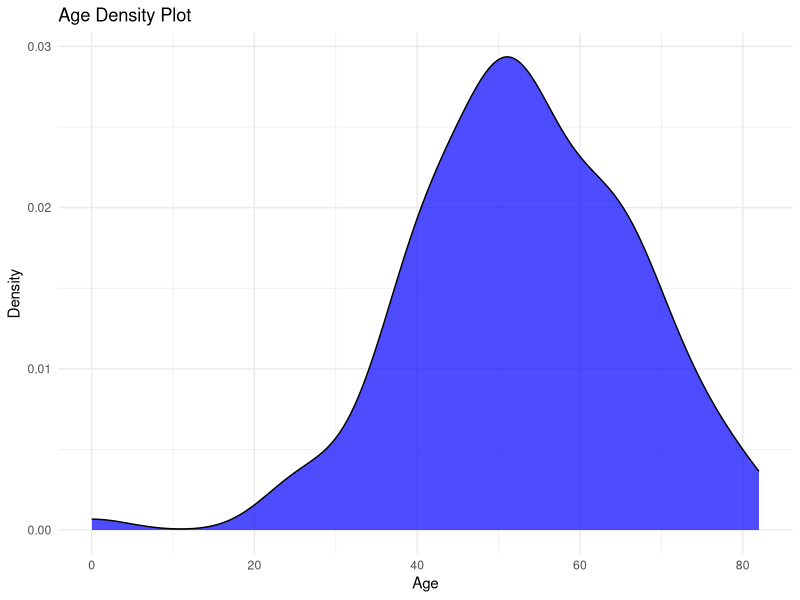
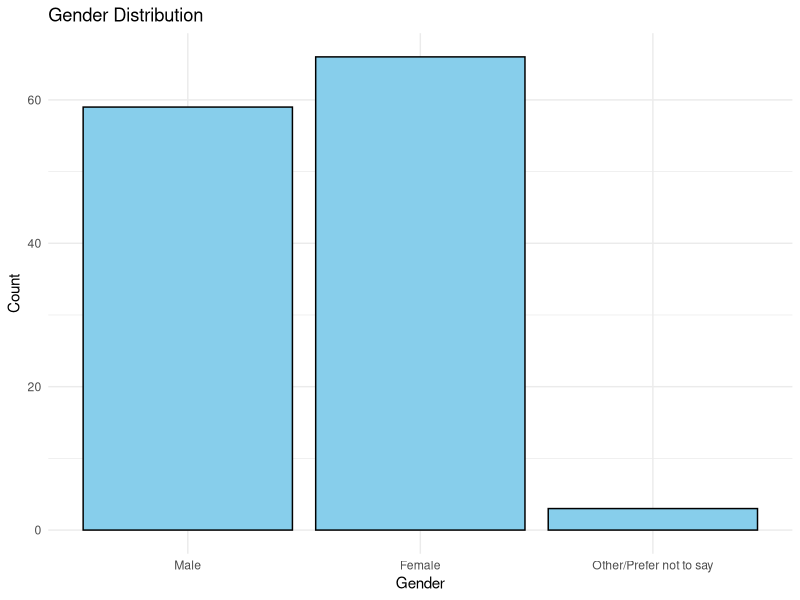
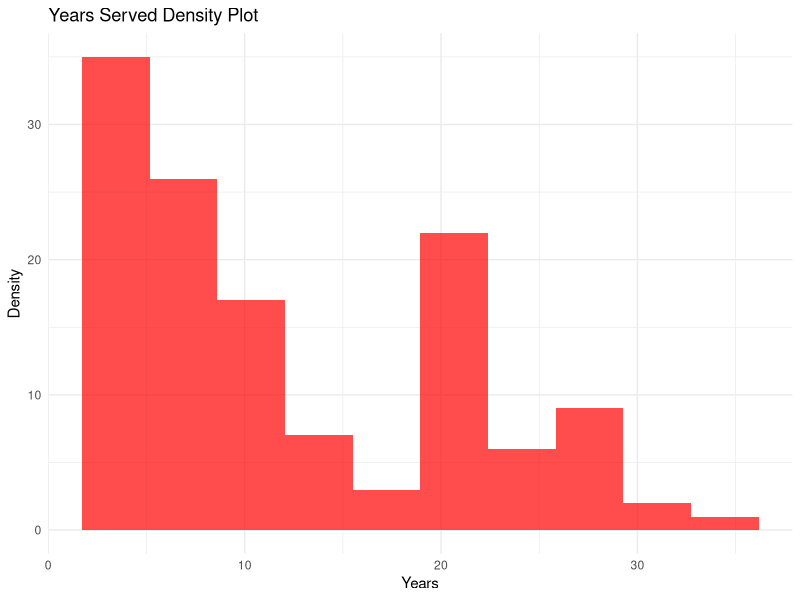
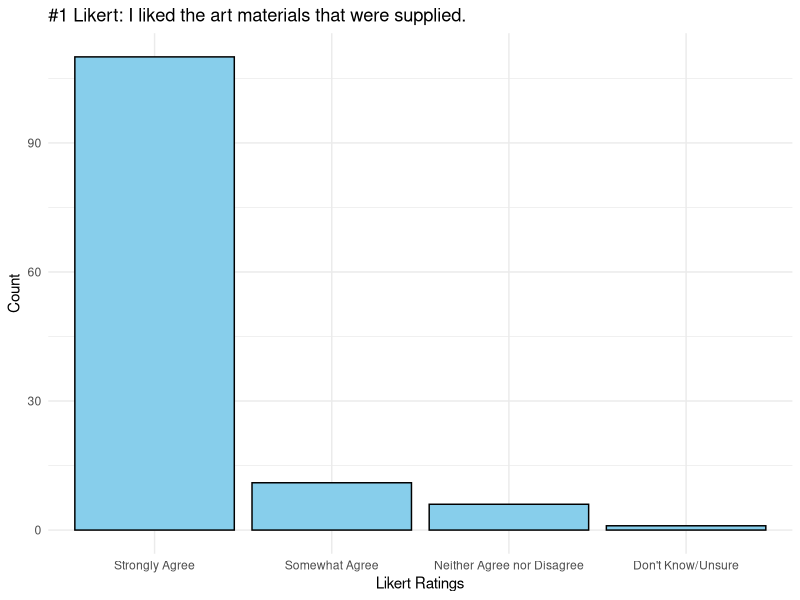
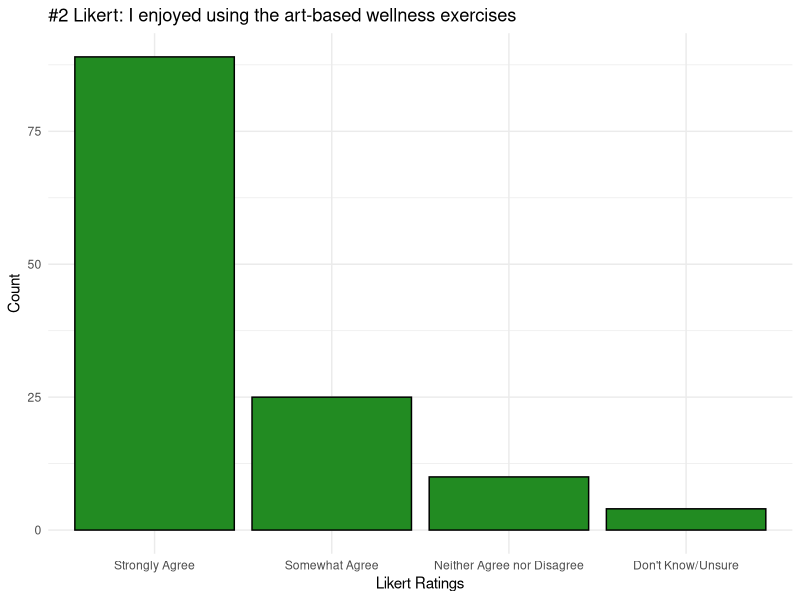
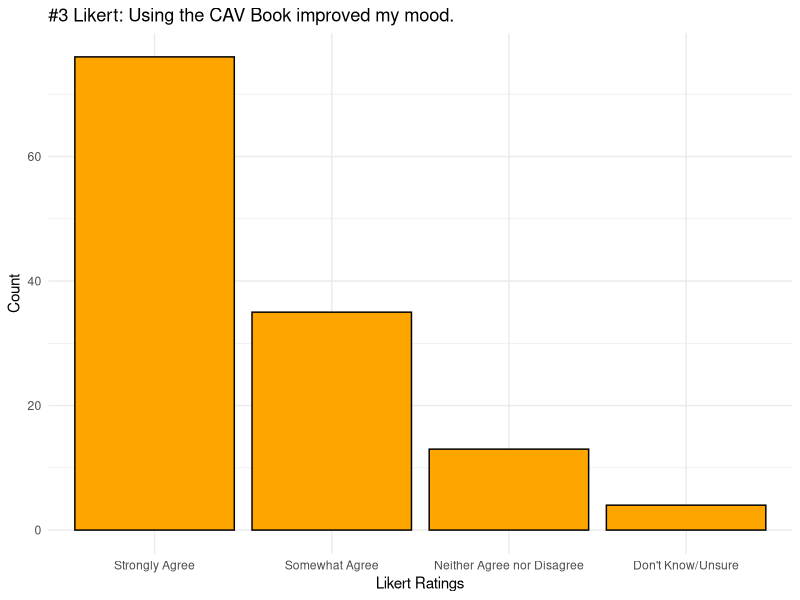
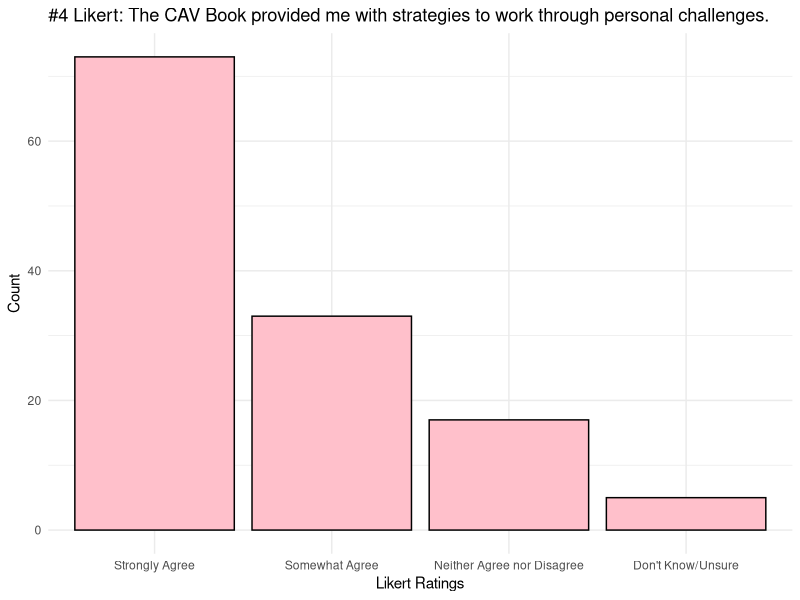
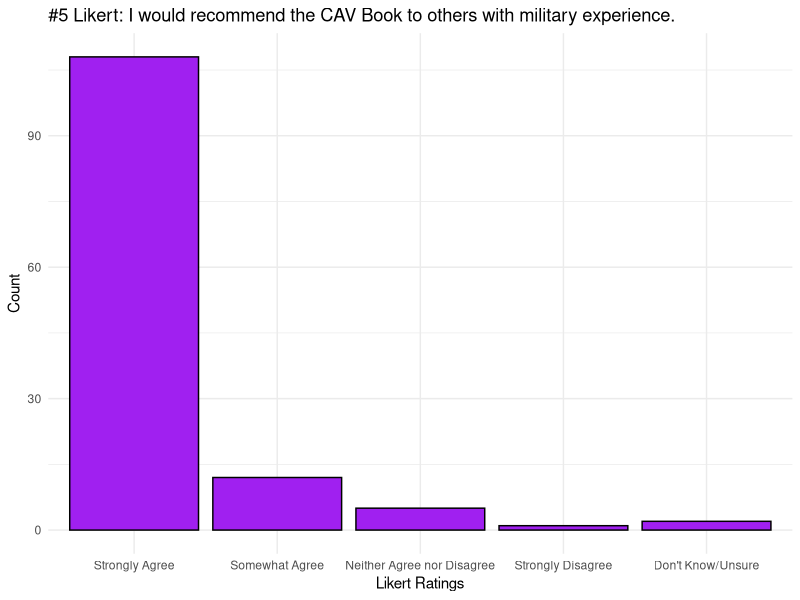

Source code (R) for these figures, in order:
## ---- chunk 1
knitr::opts_chunk$set(echo = TRUE)
## ---- chunk 2
cavdata <- read.csv("cav_results_3.16.25.csv")
library(ggplot2)
library(tidyverse)
library(tidyr)
library(ggpubr)
## ---- chunk 3
# Age
ggplot(cavdata, aes(Age)) +
 geom_density(fill = "blue", alpha = 0.7) +
  labs(title = "Age Density Plot", x = "Age", y = "Density") +
  theme_minimal()

# Gender
library(dplyr)
cavdata <- cavdata %>%
  mutate(Gender = case_when(
    Gender == 1 ~ 1,
    Gender == 2 ~ 2,
    Gender %in% 4:7 ~ 3,  
    TRUE ~ Gender         
  ))
cavdata$Gender <- factor(cavdata$Gender,
                         levels = c(1, 2, 3),
                         labels = c("Male", "Female", "Other/Prefer not to say"))
ggplot(cavdata, aes(x = Gender)) +
  geom_bar(fill = "skyblue", color = "black") +
  labs(title = "Gender Distribution", x = "Gender", y = "Count") +
  theme_minimal()

#Role

#Service Type

# Years in military 
ggplot(cavdata, aes(Years_in_military)) +
 geom_histogram(fill = "red", alpha = 0.7, bins = 10) +
  labs(title = "Years Served Density Plot", x = "Years", y = "Density") +
  theme_minimal()
## ---- chunk 4
cavdata.likert<- cavdata%>%
  select(Liked_art_supplies, Enjoyed_art_exercises, CAV_improved_mood, CAV_provided_strategies, Would_recommend_CAV)

#creating the proper levels
cavdata.likert$Liked_art_supplies <- factor(
  cavdata.likert$Liked_art_supplies,
  levels = c("1", "2", "3", "4", "5", "6")  
)

# Plotting with the correct labels 
ggplot(cavdata.likert, aes(x = Liked_art_supplies)) +  
  geom_bar(fill = "skyblue", color = "black") +
  scale_x_discrete(labels = c(
    "1" = "Strongly Agree",
    "2" = "Somewhat Agree",
    "3" = "Neither Agree nor Disagree",
    "4" = "Somewhat Disagree",
    "5" = "Strongly Disagree",
    "6" = "Don't Know/Unsure"
  )) +
  labs(title = "#1 Likert: I liked the art materials that were supplied.", x = "Likert Ratings", y = "Count") +
  theme_minimal()


# Likert item 2
cavdata.likert$Enjoyed_art_exercises <- factor(
  cavdata.likert$Enjoyed_art_exercises,
  levels = c("1", "2", "3", "4", "5", "6") 
)

# Plot
ggplot(cavdata.likert, aes(x = Enjoyed_art_exercises)) +  
  geom_bar(fill = "forestgreen", color = "black") +
  scale_x_discrete(labels = c(
    "1" = "Strongly Agree",
    "2" = "Somewhat Agree",
    "3" = "Neither Agree nor Disagree",
    "4" = "Somewhat Disagree",
    "5" = "Strongly Disagree",
    "6" = "Don't Know/Unsure"
  )) +
  labs(title = "#2 Likert: I enjoyed using the art-based wellness exercises", x = "Likert Ratings", y = "Count") +
  theme_minimal()

# Likert item 3
cavdata.likert$CAV_improved_mood <- factor(
  cavdata.likert$CAV_improved_mood,
  levels = c("1", "2", "3", "4", "5", "6") 
)

# Plot
ggplot(cavdata.likert, aes(x = CAV_improved_mood)) +  
  geom_bar(fill = "orange", color = "black") +
  scale_x_discrete(labels = c(
    "1" = "Strongly Agree",
    "2" = "Somewhat Agree",
    "3" = "Neither Agree nor Disagree",
    "4" = "Somewhat Disagree",
    "5" = "Strongly Disagree",
    "6" = "Don't Know/Unsure"
  )) +
  labs(title = "#3 Likert: Using the CAV Book improved my mood.", x = "Likert Ratings", y = "Count") +
  theme_minimal()


# Likert item 4
cavdata.likert$CAV_provided_strategies <- factor(
  cavdata.likert$CAV_provided_strategies,
  levels = c("1", "2", "3", "4", "5", "6") 
)

# Plot
ggplot(cavdata.likert, aes(x = CAV_provided_strategies)) +  
  geom_bar(fill = "pink", color = "black") +
  scale_x_discrete(labels = c(
    "1" = "Strongly Agree",
    "2" = "Somewhat Agree",
    "3" = "Neither Agree nor Disagree",
    "4" = "Somewhat Disagree",
    "5" = "Strongly Disagree",
    "6" = "Don't Know/Unsure"
  )) +
  labs(title = "#4 Likert: The CAV Book provided me with strategies to work through personal challenges.", x = "Likert Ratings", y = "Count") +
  theme_minimal()


# Likert item 5
cavdata.likert$Would_recommend_CAV <- factor(
  cavdata.likert$Would_recommend_CAV,
  levels = c("1", "2", "3", "4", "5", "6") 
)

# Plot
ggplot(cavdata.likert, aes(x = Would_recommend_CAV)) +  
  geom_bar(fill = "purple", color = "black") +
  scale_x_discrete(labels = c(
    "1" = "Strongly Agree",
    "2" = "Somewhat Agree",
    "3" = "Neither Agree nor Disagree",
    "4" = "Somewhat Disagree",
    "5" = "Strongly Disagree",
    "6" = "Don't Know/Unsure"
  )) +
  labs(title = "#5 Likert: I would recommend the CAV Book to others with military experience.", x = "Likert Ratings", y = "Count") +
  theme_minimal()
## ---- chunk 5
cor.test(cavdata$CAV_improved_mood, cavdata$CAV_provided_strategies, data = cavdata)
ggplot(cavdata.likert, aes(x = CAV_improved_mood, y = CAV_provided_strategies)) +
  geom_smooth(method = "lm", se = FALSE) +
  geom_point() +
  labs(title = "Relationship between improved mood and strategies provided")

cor.test(cavdata$Liked_art_supplies, cavdata$CAV_improved_mood, data = cavdata)
ggplot(cavdata.likert, aes(x = Liked_art_supplies, y = CAV_improved_mood)) +
  geom_smooth(method = "lm", se = FALSE) +
  geom_point() +
  labs(title = "Relationship between art supplies and improved mood")

cor.test(cavdata$Enjoyed_art_exercises, cavdata$CAV_improved_mood, data = cavdata)
ggplot(cavdata.likert, aes(x = Enjoyed_art_exercises, y = CAV_improved_mood)) +
  geom_smooth(method = "lm", se = FALSE) +
  geom_point() +
  labs(title = "Relationship between individuals enjoying art supplies and improved mood")

cor.test(cavdata$Would_recommend_CAV, cavdata$CAV_improved_mood, data = cavdata)
ggplot(cavdata.likert, aes(x = Would_recommend_CAV, y = CAV_improved_mood)) +
  geom_smooth(method = "lm", se = FALSE) +
  geom_point() +
  labs(title = "Relationship between those who would recommend CAV and their improved mood")
## ---- chunk 6
lm.interaction <- lm(Age ~ Years_in_military*Enjoyed_art_exercises, data = cavdata)
print(lm.interaction)

lm.interaction2 <- lm(Age ~ Years_in_military*CAV_improved_mood, data = cavdata)
print(lm.interaction2)

lm.interaction3 <- lm(Age~Years_in_military*Would_recommend_CAV, data = cavdata)
print(lm.interaction3)

lm.interaction4 <- lm(Age~Years_in_military*CAV_provided_strategies, data = cavdata)
print(lm.interaction4)

lm.interaction5 <- lm(Age~Years_in_military*Liked_art_supplies, data = cavdata)
print(lm.interaction5)
